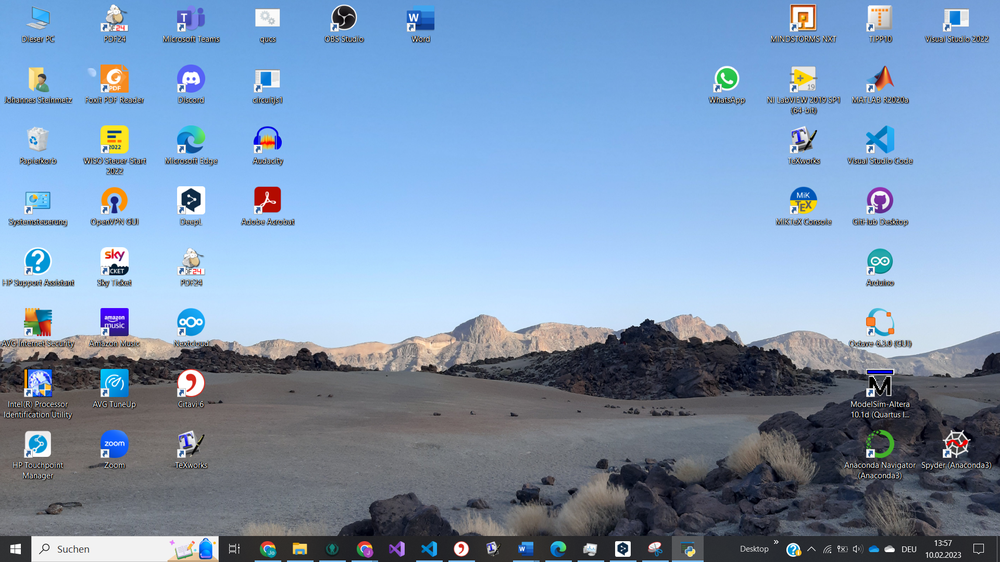
#> input picture backgroundHeatmap.png, 1000 x 562 px, shrunk from 1920 x 1080 before the run, found by its file name
$ python test.py
#> lines starting #> are read from the running program, lines starting #| are printed output that depends on the picture
import numpy as np
import matplotlib.pyplot as plt
import matplotlib as mpl
from matplotlib.colors import ListedColormap, LinearSegmentedColormap
from matplotlib import cm
from mpl_toolkits.axes_grid1 import make_axes_locatable


background = plt.imread("backgroundHeatmap.png")
#> background is the input picture: shape (562, 1000, 3) float32; mean R, G, B 0.491, 0.587, 0.701

shape = np.shape(background)
#> shape = (562, 1000, 3)

colormap = mpl.colormaps['YlOrRd']  # type: ignore
newcolors = colormap(np.linspace(0, 0.7, 256))
cmap = cm.get_cmap("YlOrRd", 100)
white = np.array([1, 1, 1, 1])
newcolors[:25, :] = white

# newcmap = ListedColormap(cmap(np.linspace(0, 0.7, 100)))  # type: ignore
newcmap = ListedColormap(newcolors)  # type: ignore
# Farbe "YlOrRd"
# newcmap = mpl.colormaps['YlOrRd']  # type: ignore

data = np.random.randint(low=0, high=500, size=(shape[0], shape[1]))
#create colormap


fig = plt.figure(figsize=(7,6))
ax = plt.gca()
# plt.imshow(background)
plt.imshow(background)
plt.pcolormesh(data, alpha=0.6, cmap=newcmap)
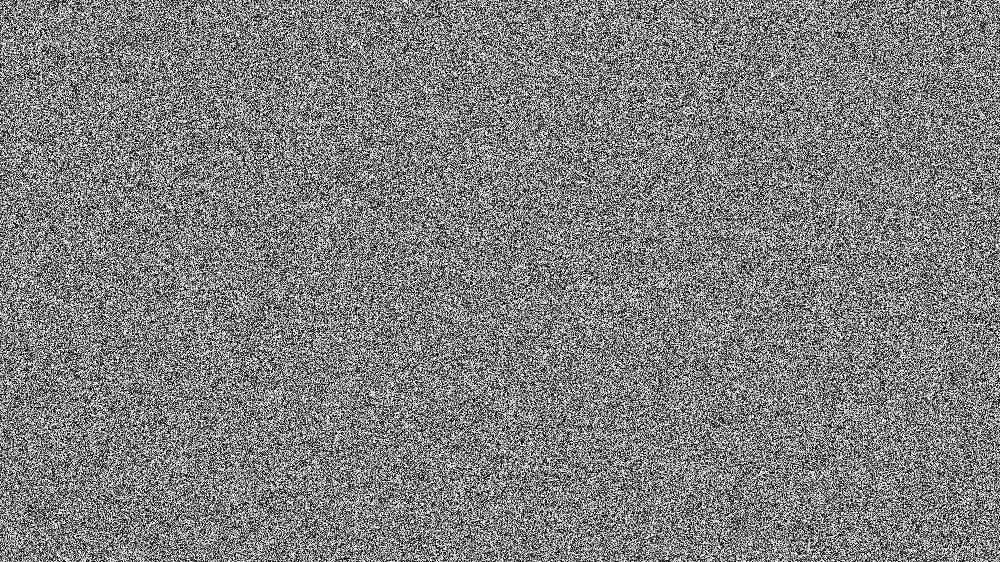
#> data: shape (562, 1000) int64; min 0, max 499, mean 249.7; drawn with min black and max white


# Calculate (height_of_image / width_of_image)
# im_ratio = background.shape[0]/background.shape[1]

# plt.colorbar(fraction=0.047*im_ratio)

#-----------------------
divider = make_axes_locatable(ax)
cax = divider.append_axes("right", size="5%", pad=0.25)

plt.colorbar(cax=cax)
#----------------------

plt.show()
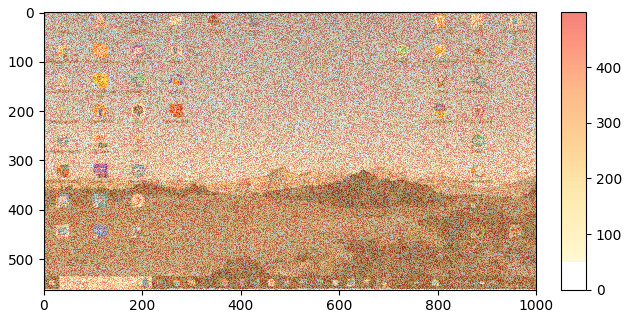
#> figure drawn by matplotlib, 2 panels
